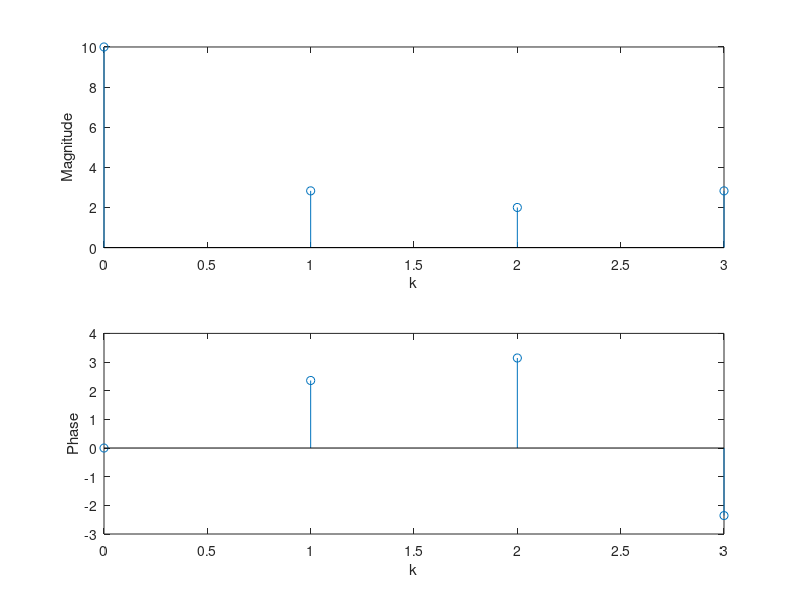

The MATLAB script that drew this image:
%magnitude plot
n = 0:3;
x =[1 2 3 4];
Fx = fft(x,4);
subplot(2,1,1);
stem(n,abs(Fx));
xlabel('k'); ylabel('Magnitude');
%phase plot
p=(angle(Fx));
subplot(2,1,2);
stem(n,p);
xlabel('k'); ylabel('Phase');
